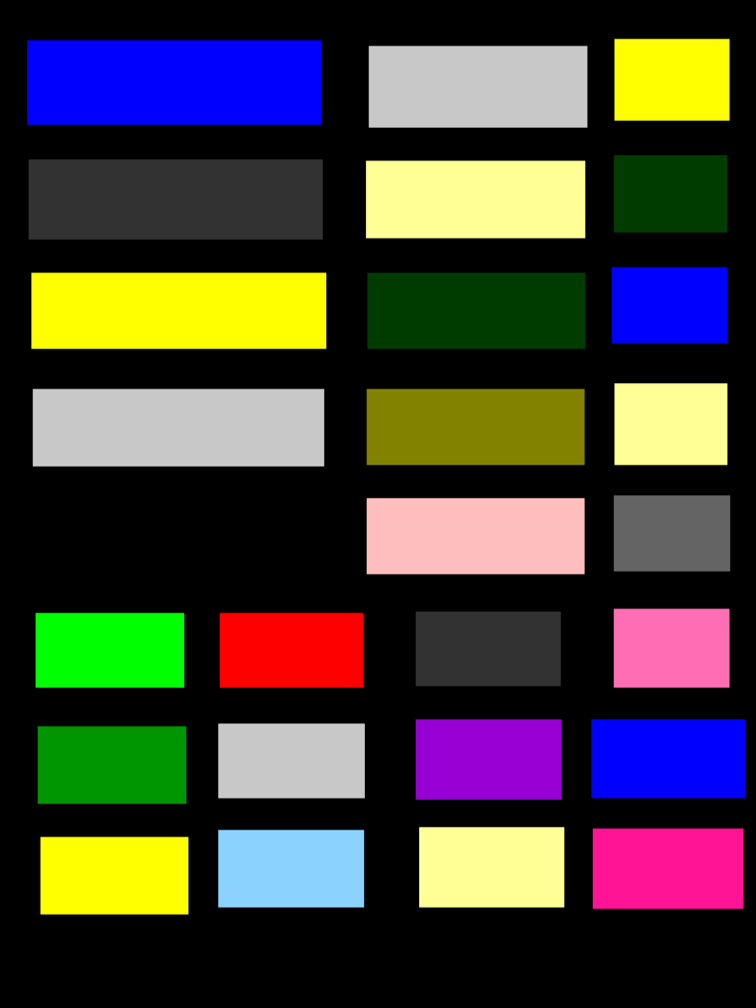
#> input picture milestone1/groundtruth-rot0-2.png, 3024 x 4032 px (shown at 1/4 size)
$ python ChangingColor.py
#> lines starting #> are read from the running program, lines starting #| are printed output that depends on the picture; after the words box and inside, x2 and y2 are one past the last pixel; in counts of white or black regions, pixels touching at a corner belong together
### milestone1/image.py
# Image resizing program
import cv2 as cv

def imageResize(image):

    # Percent of original size
    scale_percent = 20

    # Width
    width = int(image.shape[1] * scale_percent / 100)
    # Height
    height = int(image.shape[0] * scale_percent / 100)

    # Dimensions
    dim = (width, height)

    # Resizes the image with the new dimensions
    resizedImage = cv.resize(image, dim)

    # Returns the image resized
    return resizedImage

### milestone1/histogram.py
import cv2 as cv
from matplotlib import pyplot as plt

def hist(picture):

    img = cv.imread(picture)  # adquire a imagem do vídeo

    # juntar tudo na mesma imagem
    plt.figure(1)
    plt.subplot(221)
    plt.title('New Image')
    # tratamento da imagem original
    plt.imshow(img)

    plt.subplot(222)
    plt.title('New Image Histogram')
    gray = cv.cvtColor(img, cv.COLOR_BGR2GRAY)
    origin_hist = cv.calcHist([gray.ravel()], [0], None, [256], [5, 251])
    plt.plot(origin_hist)

    # tratamento da imagem para escala HSV
    plt.subplot(223)
    plt.title('HSV Image')
    hsv = cv.cvtColor(img, cv.COLOR_BGR2HSV)  # img to HSV
    plt.imshow(hsv)

    plt.subplot(224)
    plt.title('HSV Image Histogram')
    hsv_hist = cv.calcHist([hsv.ravel()], [0], None, [256], [5, 251])
    plt.plot(hsv_hist)
    plt.show()

### milestone1/ChangingColor.py
import cv2 as cv
import numpy as np
from matplotlib import pyplot as plt
import image
import histogram

img = cv.imread("groundtruth-rot0-2.png")
#> img is the input picture: shape (4032, 3024, 3); mean B, G, R 55.4, 63.8, 67.6

# Convert BGR to HSV
hsv = cv.cvtColor(img, cv.COLOR_BGR2HSV)
#> hsv: shape (4032, 3024, 3); mean H, S, V 23.4, 73.8, 93.5

# define range of blue color in HSV
lower_blue = np.array([110,50,50])
upper_blue = np.array([130,255,255])

# define range of green color in HSV
lower_green = np.array([50,100,100])
upper_green = np.array([70,255,255])

# define range of red color in HSV
lower_red = np.array([0, 50, 120])
upper_red = np.array([10, 255, 255])

# Threshold the HSV image to get only blue colors
mask1 = cv.inRange(hsv, lower_blue, upper_blue)
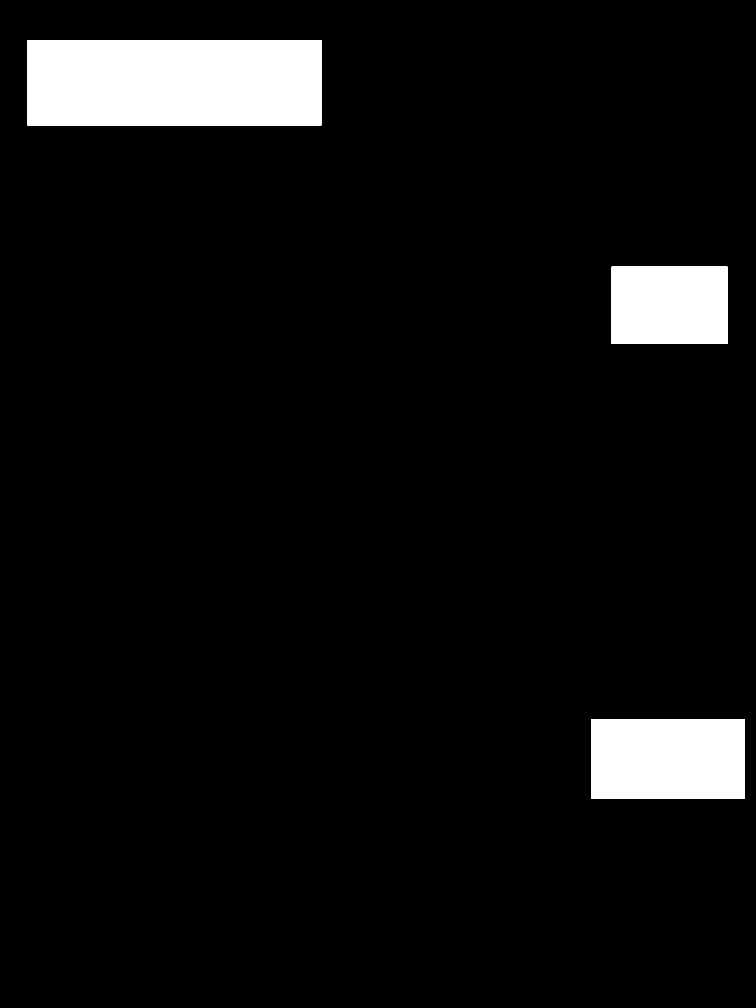
#> mask1: shape (4032, 3024) (shown at 1/4 size); 6.1% white; 3 white regions, box (x1, y1, x2, y2) and area: (108, 160, 1286, 501) 401696, (2365, 2876, 2980, 3195) 196181, (2446, 1067, 2910, 1375) 142907
mask2 = cv.inRange(hsv, lower_green, upper_green)
#> mask2: shape (4032, 3024); 3% white; 2 white regions, box (x1, y1, x2, y2) and area: (151, 2906, 745, 3215) 183542, (142, 2451, 737, 2752) 179088
mask3 = cv.inRange(hsv, lower_red, upper_red)
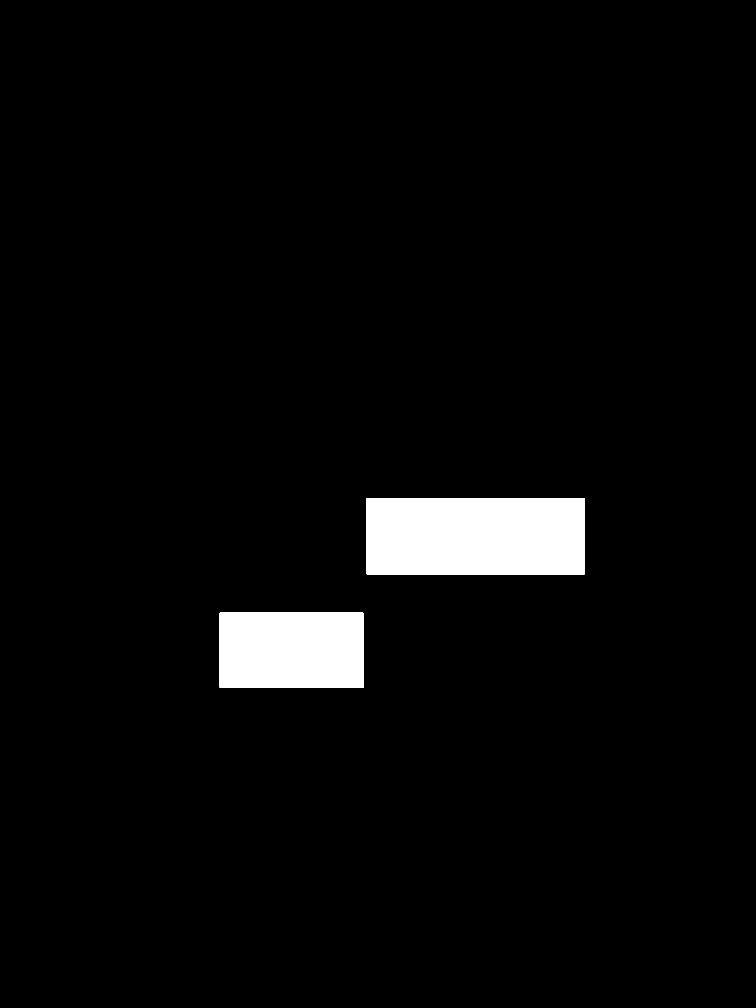
#> mask3: shape (4032, 3024) (shown at 1/4 size); 3.6% white; 2 white regions, box (x1, y1, x2, y2) and area: (1466, 1992, 2339, 2298) 267123, (878, 2451, 1454, 2751) 172788
mask = mask1+mask2+mask3;
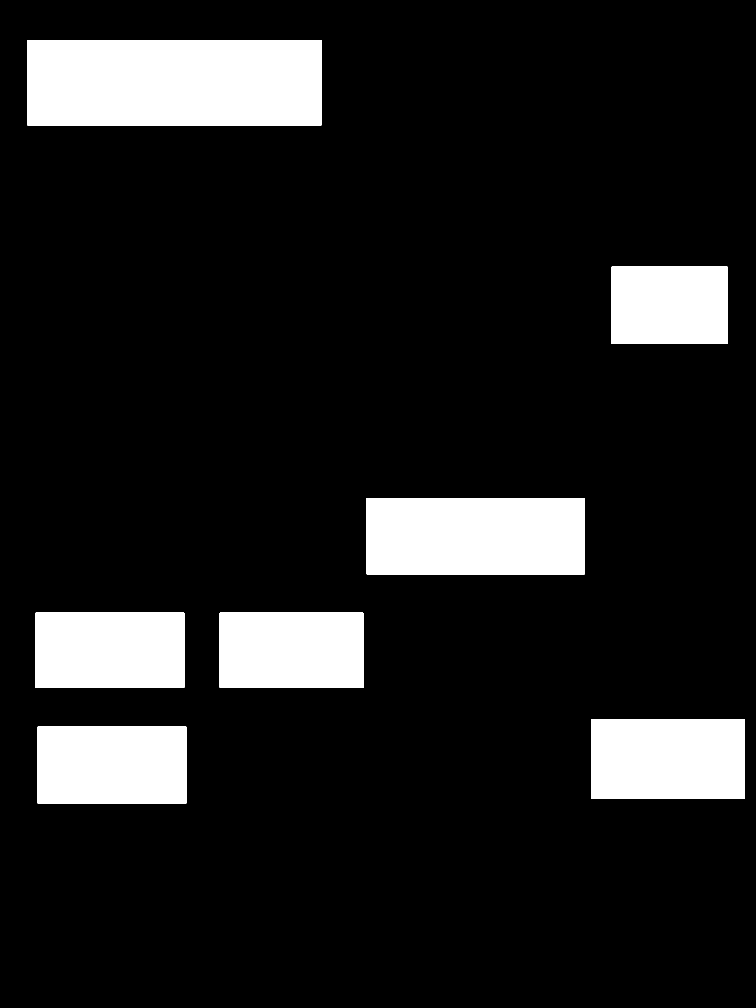
#> mask: shape (4032, 3024) (shown at 1/4 size); 12.7% white; 7 white regions, largest, box (x1, y1, x2, y2) and area: (108, 160, 1286, 501) 401696, (1466, 1992, 2339, 2298) 267123, (2365, 2876, 2980, 3195) 196181

# Bitwise-AND mask and original image
res = cv.bitwise_and(img, img, mask= mask)

# Changing Colors to RGB in  order to do the plot
img = cv.cvtColor(img, cv.COLOR_BGR2RGB)
res = cv.cvtColor(res, cv.COLOR_BGR2RGB)
mask = cv.cvtColor(mask, cv.COLOR_BGR2RGB)

res = image.imageResize(res)
#> in imageResize, `resizedImage = cv.resize(image, dim)`:
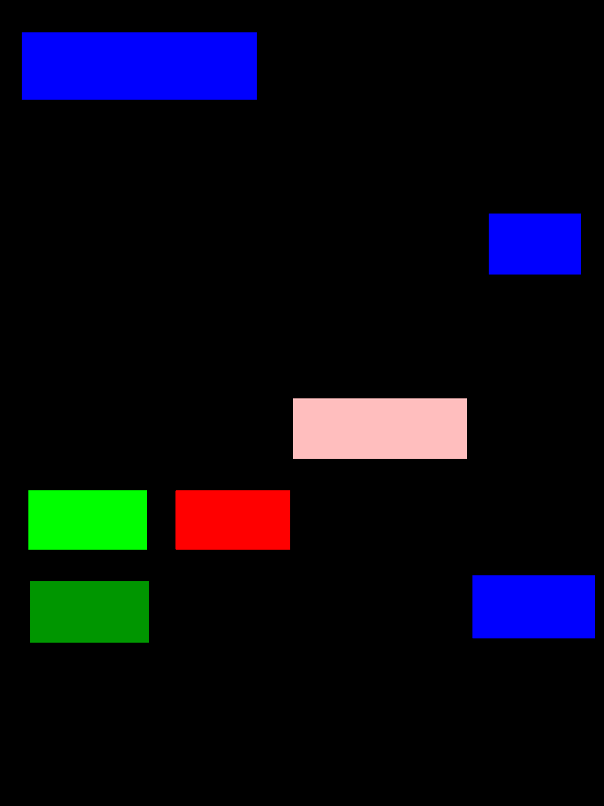
#> resizedImage: shape (806, 604, 3); mean R, G, B 9.1, 10.1, 19.4
cv.imwrite("img_new.jpg", res)

plt.subplot(1,3,1), plt.imshow(img), plt.title('Original Image')
plt.subplot(1,3,2), plt.imshow(res), plt.title('Range of Blue, Green and RED')
plt.subplot(1,3,3), plt.imshow(mask), plt.title('Mask')
plt.show()

histogram.hist("img_new.jpg")
#> in hist, `img = cv.imread(picture)`:
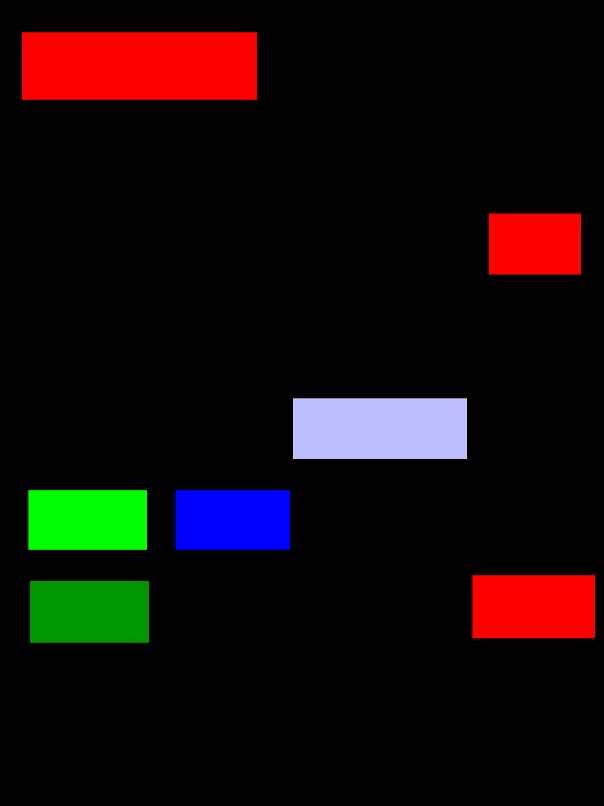
#> img: shape (806, 604, 3); mean B, G, R 9.2, 10.2, 19.5
#> in hist, `gray = cv.cvtColor(img, cv.COLOR_BGR2GRAY)`:
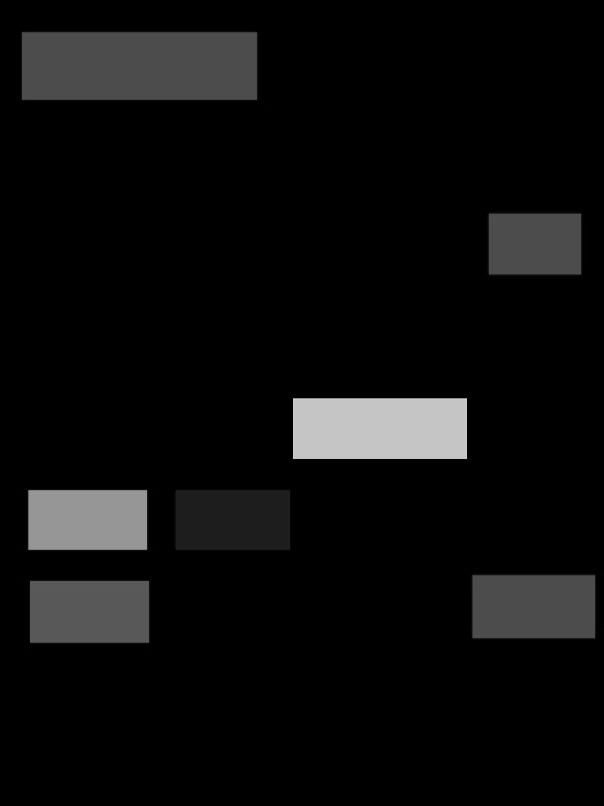
#> gray: shape (806, 604); min 0, max 210, mean 12.8
#> in hist, `origin_hist = cv.calcHist([gray.ravel()], [0], None, [256], [5, 251])`: origin_hist = 256 values, max 27926 at index 73, min 0 at index 25, mean 251.9
#> in hist, `hsv = cv.cvtColor(img, cv.COLOR_BGR2HSV)`: hsv: shape (806, 604, 3); mean H, S, V 8.7, 37.8, 30.4
#> in hist, `hsv_hist = cv.calcHist([hsv.ravel()], [0], None, [256], [5, 251])`: hsv_hist = 256 values, max 22515 at index 119, min 0 at index 25, mean 298.5
#> in hist, `plt.show()`:
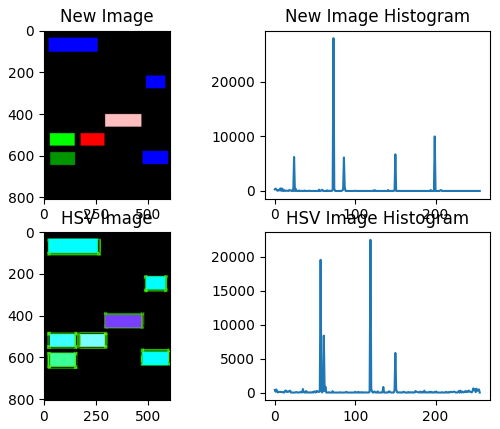
#> figure drawn by matplotlib, 4 panels; B, G, R data is drawn as R, G, B; panel 2: curve peaks at x = 73, y = 27926; panel 4: curve peaks at x = 119, y = 22515
